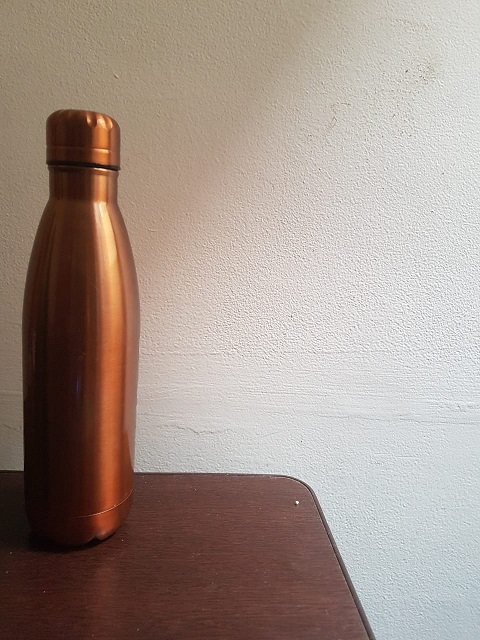
#> input picture tarefa6/s1.jpg, 480 x 640 px
$ python ex3.py
#> lines starting #> are read from the running program, lines starting #| are printed output that depends on the picture
import cv2
import numpy as np
from matplotlib import pyplot as plt
import math

def comparar(img1, img2):
    color = ('b','g', 'r')

    for i, col in enumerate(color):
        histr_1 = cv2.calcHist([img1],[i],None,[256],[0,256])
        plt.plot(histr_1, color = col)
        plt.xlim([0,256])
    #plt.show()

    for i, col in enumerate(color):
        histr_2 = cv2.calcHist([img2],[i],None,[256],[0,256])
        plt.plot(histr_2, color = col)
        plt.xlim([0,256])
    #plt.show()

    correlacao = cv2.compareHist(histr_1, histr_2, cv2.HISTCMP_CORREL)
    chiSquare = cv2.compareHist(histr_1, histr_2, cv2.HISTCMP_CHISQR)
    bhattacharrya = cv2.compareHist(histr_1, histr_2, cv2.HISTCMP_BHATTACHARYYA)

    resultado = math.sqrt(math.pow(correlacao,2) + math.pow(chiSquare,2) + math.pow(bhattacharrya,2))
    print("%.1f" %resultado)
    return resultado

def main():
    s1 = cv2.imread("s1.jpg")
#> s1 is the input picture: shape (640, 480, 3); mean B, G, R 138.3, 147.2, 163
    s2 = cv2.imread("s2.jpg")
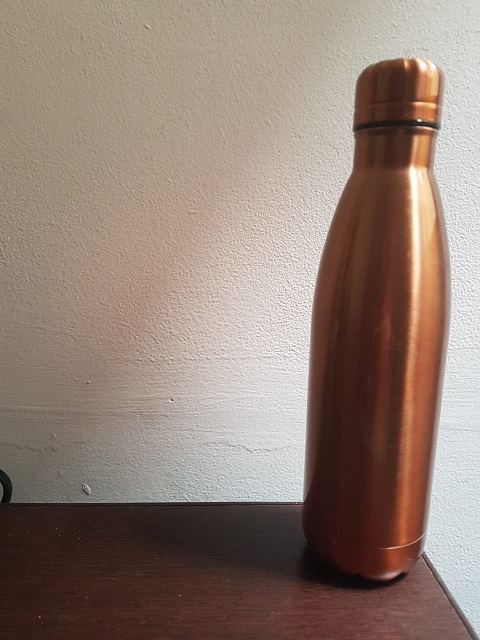
#> input picture tarefa6/s2.jpg, 480 x 640 px
#> s2 is the input picture: shape (640, 480, 3); mean B, G, R 116.3, 127.3, 145.6
    d1 = cv2.imread("preto.jpg")
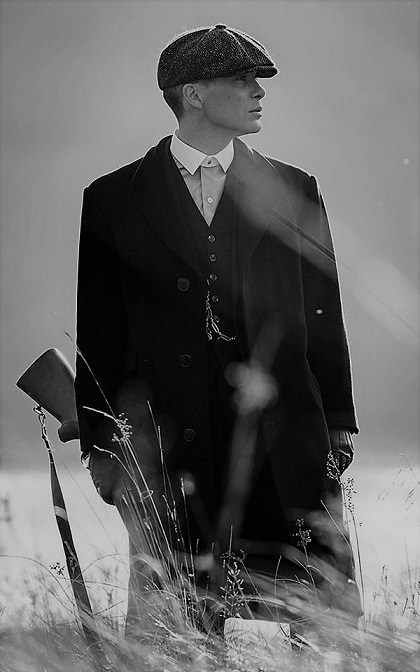
#> input picture tarefa6/preto.jpg, 420 x 672 px
#> d1 is the input picture: shape (672, 420, 3); min 0, max 255, mean 100
    d2 = cv2.imread("colorida.jpg")
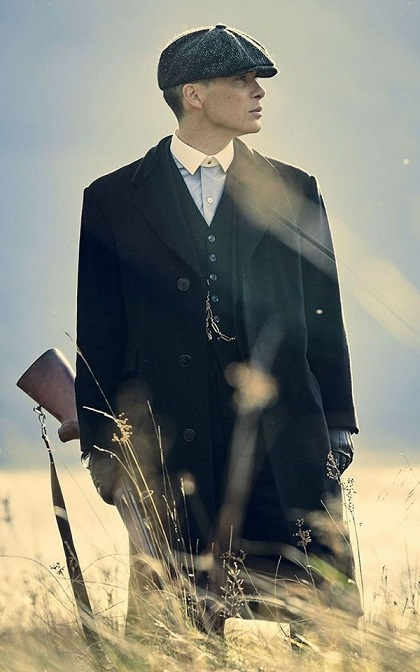
#> input picture tarefa6/colorida.jpg, 420 x 672 px
#> d2 is the input picture: shape (672, 420, 3); mean B, G, R 120.1, 131.8, 131.1
    d3 = cv2.imread("ex2.png")
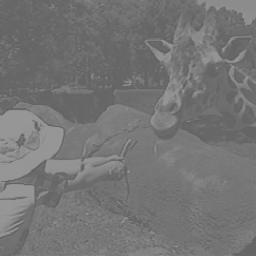
#> input picture tarefa6/ex2.png, 256 x 256 px
#> d3 is the input picture: shape (256, 256, 3); min 89, max 163, mean 116.8


    valor_par0 = comparar(s1, d1)
#> in comparar, `correlacao = cv2.compareHist(histr_1, histr_2, cv2.HISTCMP_CORREL)`: correlacao = -0.301
#> in comparar, `chiSquare = cv2.compareHist(histr_1, histr_2, cv2.HISTCMP_CHISQR)`: chiSquare = 16189487.6
#> in comparar, `bhattacharrya = cv2.compareHist(histr_1, histr_2, cv2.HISTCMP_BHATTACH..`: bhattacharrya = 0.538
#> in comparar, `resultado = math.sqrt(math.pow(correlacao,2) + math.pow(chiSquare,2) +..`: resultado = 16189487.6
#| 16189487.6
#> valor_par0 = 16189487.6
    valor_par1 = comparar(s1, d2)
#| 6254417.6
#> valor_par1 = 6254417.6
    valor_par2 = comparar(s1, s2)
#| 112258.2
#> valor_par2 = 112258.2
    valor_par3 = comparar(s1, d3)
#| 328085.8
#> valor_par3 = 328085.8

    vet = [valor_par0, valor_par1, valor_par2, valor_par3]
#> vet = [16189487.6, 6254417.6, 112258.2, 328085.8]

    menor=valor_par1
#> menor = 6254417.6
    id=0

    for i in range (0, len(vet)):
        if(menor > vet[i]):
            menor = vet[i]
            id = i
#> this loop made 4 passes
#> (menor, id) on pass 3: (112258.2, 2)
#> after the loop, id = 2; menor = 112258.2

    print("A imagem mais parecida é a de posição %d " %id +"no vetor e possui valor de: %.1f"%menor)
#| A imagem mais parecida é a de posição 2 no vetor e possui valor de: 112258.2

main()
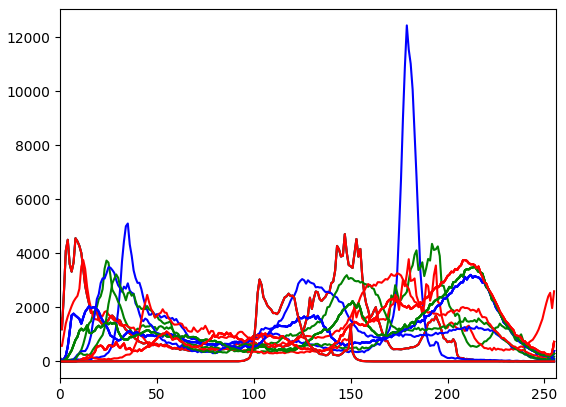
#> figure drawn by matplotlib, 1 panel; curve peaks at x = 212, y = 3205; curve peaks at x = 214, y = 3512; curve peaks at x = 209, y = 3755
